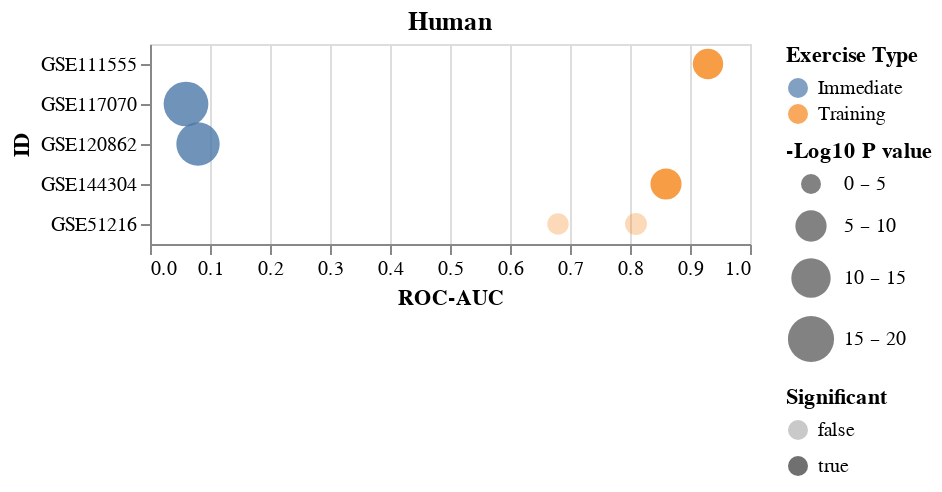

Notebook cell for this chart:
### Code cell
chartLst[4]

### Figure 1 — Vega-Lite specification as saved in the notebook (floating-point values rounded to 4 significant figures)
{"config": {"view": {"continuousWidth": 300, "continuousHeight": 300}}, "data": {"name": "data-4e25ebc90c541f8f7df43fb06ca25839"}, "mark": {"type": "circle"}, "encoding": {"color": {"field": "Exercise Type", "type": "nominal"}, "opacity": {"field": "Significant", "type": "nominal"}, "size": {"field": "-Log10 P value", "scale": {"bins": [0, 5, 10, 15, 20], "range": [100, 500], "reverse": false}, "type": "quantitative"}, "x": {"field": "ROC-AUC", "scale": {"domain": [0, 1]}, "type": "quantitative"}, "y": {"field": "ID", "type": "nominal"}}, "title": "Human", "$schema": "https://vega.github.io/schema/vega-lite/v5.8.0.json", "datasets": {"data-4e25ebc90c541f8f7df43fb06ca25839": [{"ID": "GSE111555", "ROC-AUC": 0.93, "Pval": 2.96e-05, "Exercise Type": "Training", "-Log10 P value": 4.529, "Significant": true}, {"ID": "GSE117070", "ROC-AUC": 0.06, "Pval": 1.34e-14, "Exercise Type": "Immediate", "-Log10 P value": 13.87, "Significant": true}, {"ID": "GSE120862", "ROC-AUC": 0.08, "Pval": 1.51e-13, "Exercise Type": "Immediate", "-Log10 P value": 12.82, "Significant": true}, {"ID": "GSE144304", "ROC-AUC": 0.86, "Pval": 1.19e-05, "Exercise Type": "Training", "-Log10 P value": 4.924, "Significant": true}, {"ID": "GSE51216", "ROC-AUC": 0.68, "Pval": 0.302, "Exercise Type": "Training", "-Log10 P value": 0.52, "Significant": false}, {"ID": "GSE51216", "ROC-AUC": 0.81, "Pval": 0.191, "Exercise Type": "Training", "-Log10 P value": 0.719, "Significant": false}]}}
